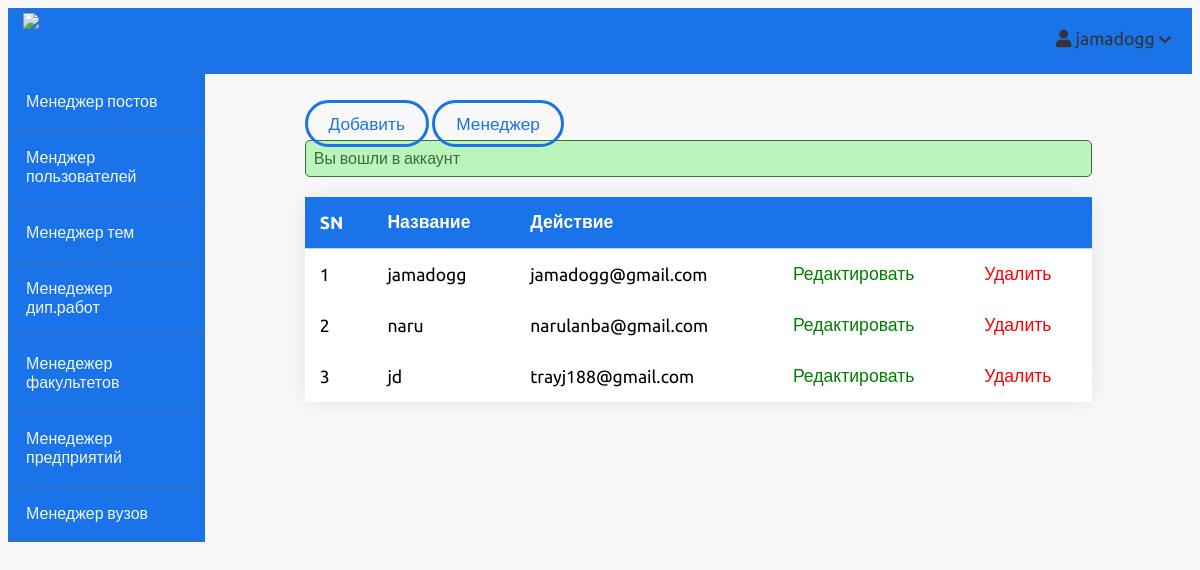
Page /admin/users/index.php (signed in) on the earlier database version.
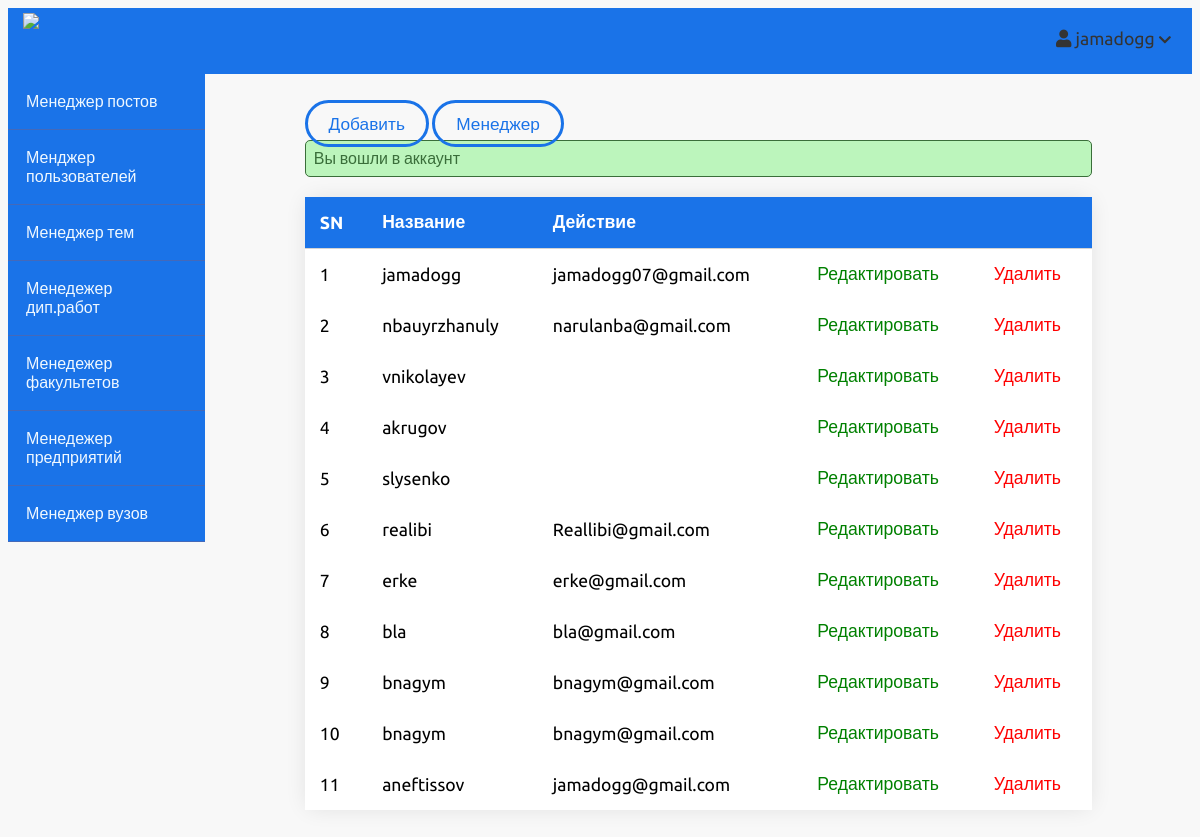
Same page on the later database version.
### tables this page shows
CREATE TABLE `users` (
  `id` int(11) NOT NULL,
  `admin` tinyint(4) NOT NULL,
  `username` varchar(255) NOT NULL,
  `email` varchar(255) NOT NULL,
  `name` varchar(32) NOT NULL,
  `lastname` varchar(32) NOT NULL,
  `password` varchar(255) NOT NULL,
  `age` int(11) DEFAULT NULL,
  `phone_number` text DEFAULT NULL,
  `address` text DEFAULT NULL,
  `gpa` float DEFAULT NULL,
  `about` text DEFAULT NULL,
  `avatar` varchar(255) NOT NULL,
  `created_at` timestamp NOT NULL DEFAULT current_timestamp(),
  `company` tinyint(4) NOT NULL,
  `student` tinyint(4) NOT NULL,
  `cname` varchar(255) DEFAULT NULL
);

### app/controllers/users.php (called while the page is built, shortened)
<?php
include_once(ROOT_PATH . "/app/database/db.php");
$table = 'users';
$admin_users = selectAll($table);

### app/database/db.php (called while the page is built, shortened)
<?php
require('connect.php');
function selectAll($table, $conditions = [])
{
    global $conn;
    $sql = "SELECT * FROM $table";
    if (empty($conditions)) {
        $stmt = $conn->prepare($sql);
        $stmt->execute();
        $records = $stmt->get_result()->fetch_all(MYSQLI_ASSOC);
        return $records;
    }
}

### admin/users/index.php (the view, shortened to what this page needs)
<?php include(ROOT_PATH . "/app/controllers/users.php");
?>
<!DOCTYPE html>
<html lang="en">
    <head>
        <link rel="stylesheet"
            href="https://use.fontawesome.com/releases/v5.7.2/css/all.css"
>
        <link rel="stylesheet" href="../../assets/css/style.css">
        <link rel="stylesheet" href="../../assets/css/admin.css">
    </head>
    <body>
    <?php include(ROOT_PATH . "/app/includes/adminHeader.php"); ?>
        <div class="admin-wrapper">
        <?php include(ROOT_PATH . "/app/includes/adminSidebar.php"); ?>
            <div class="admin-content">
                <div class="button-group">
                    <a href="create.php" class="btn btn-big">Добавить</a>
                    <a href="index.php" class="btn btn-big">Менеджер</a>
                </div>
                <div class="content">
                    <?php include(ROOT_PATH . "/app/includes/messages.php"); ?>
                    <div id="firstTable">
                    <table cellspacing="0" cellpadding="0" class="index-table">
                        <thead>
                            <th>SN</th>
                            <th>Название</th>
                            <th colspan="2">Действие</th>
                            <th></th>
                        </thead>
                        <tbody>
                            <?php foreach ($admin_users as $key => $user): ?>
                                <tr>
                                    <td><?php echo $key + 1; ?></td>
                                    <td><?php echo $user['username']; ?></td>
                                    <td><?php echo $user['email']; ?></td>
                                    <td><a href="edit.php?id=<?php echo $user['id']; ?>" class="edit">Редактировать</a></td>
                                    <td><a href="index.php?delete_id=<?php echo $user['id']; ?>" class="delete">Удалить</a></td>
                                </tr>
                            <?php endforeach; ?>
                        </tbody>
                    </table>
                            </div>
                </div>
            </div>
        </div>
    </body>
</html>

Differences in the rows shown:
removed users: username "naru", email "narulanba@gmail.com"
removed users: username "jd", email "trayj188@gmail.com"
changed users "jamadogg": email "jamadogg@gmail.com" → "jamadogg07@gmail.com"
added users: username "nbauyrzhanuly", email "narulanba@gmail.com"
added users: username "vnikolayev"
added users: username "akrugov"
added users: username "slysenko"
added users: username "realibi", email "Reallibi@gmail.com"
added users: username "erke", email "erke@gmail.com"
added users: username "bla", email "bla@gmail.com"
added users: username "bnagym", email "bnagym@gmail.com"
added users: username "bnagym", email "bnagym@gmail.com"
added users: username "aneftissov", email "jamadogg@gmail.com"
